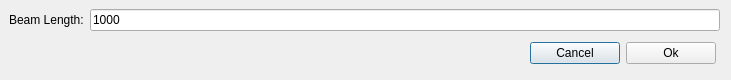
<?xml version="1.0" encoding="UTF-8"?>
<ui version="4.0">
 <class>Dialog</class>
 <widget class="QDialog" name="Dialog">
  <property name="geometry">
   <rect>
    <x>0</x>
    <y>0</y>
    <width>731</width>
    <height>80</height>
   </rect>
  </property>
  <property name="windowTitle">
   <string>Dialog</string>
  </property>
  <widget class="QWidget" name="layoutWidget">
   <property name="geometry">
    <rect>
     <x>530</x>
     <y>40</y>
     <width>186</width>
     <height>27</height>
    </rect>
   </property>
   <layout class="QHBoxLayout" name="horizontalLayout">
    <item>
     <widget class="QPushButton" name="Cancel_button">
      <property name="text">
       <string>Cancel</string>
      </property>
     </widget>
    </item>
    <item>
     <widget class="QPushButton" name="Ok_button">
      <property name="text">
       <string>Ok</string>
      </property>
     </widget>
    </item>
   </layout>
  </widget>
  <widget class="QWidget" name="layoutWidget">
   <property name="geometry">
    <rect>
     <x>9</x>
     <y>9</y>
     <width>711</width>
     <height>27</height>
    </rect>
   </property>
   <layout class="QFormLayout" name="formLayout">
    <item row="0" column="0">
     <widget class="QLabel" name="label_2">
      <property name="text">
       <string>Beam Length:</string>
      </property>
     </widget>
    </item>
    <item row="0" column="1">
     <widget class="QLineEdit" name="BeamLengthInputField">
      <property name="text">
       <string>1000</string>
      </property>
     </widget>
    </item>
   </layout>
  </widget>
 </widget>
 <resources/>
 <connections/>
</ui>
